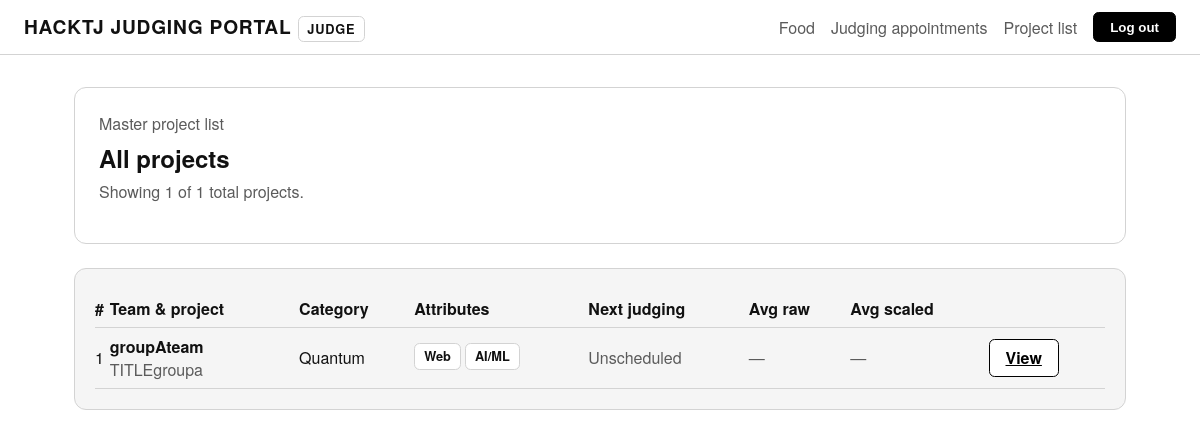
The page /projects/ (signed in) on the database as committed earlier.
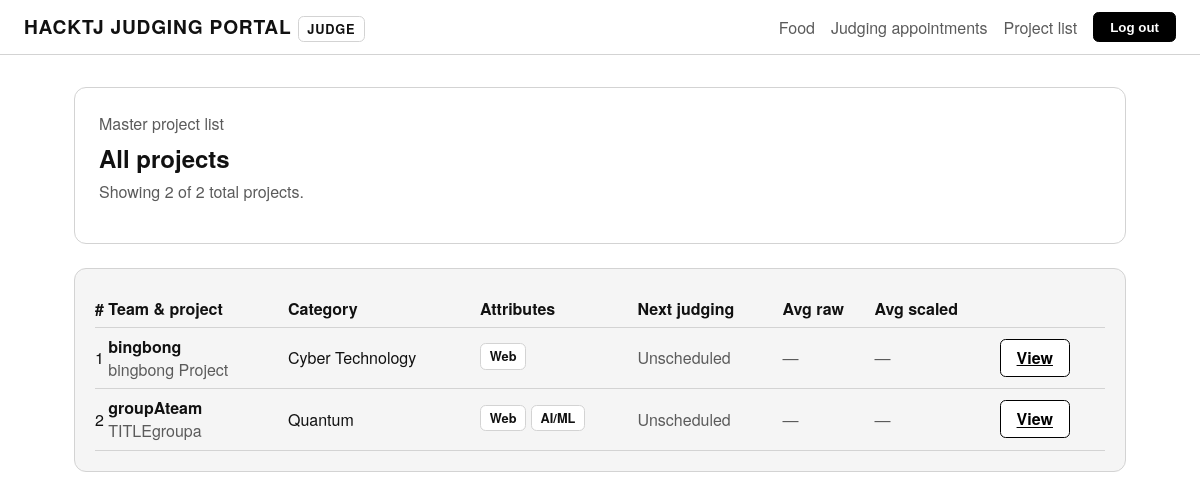
The same page on the database as committed later.
### accounts/models.py (models this page shows, shortened)
class User(AbstractUser):
  class Role(models.TextChoices):
    ADMIN = "admin", "Admin"
    HACKTJ = "hacktj", "HackTJ Team"
    JUDGE = "judge", "Judge"
    TEAM = "team", "Team"
    VOLUNTEER = "volunteer", "Volunteer"
  role = models.CharField(
    max_length=20,
    choices=Role.choices,
    default=Role.TEAM,
  )

### core/models.py (models this page shows, shortened)
class TimeStampedModel(models.Model):
  created_at = models.DateTimeField(auto_now_add=True)
  updated_at = models.DateTimeField(auto_now=True)
  class Meta:
    abstract = True

class Project(TimeStampedModel):
  class Category(models.TextChoices):
    BIOMED = "biomedical", "Biomedical Science"
    SUSTAINABILITY = "sustainability", "Sustainability"
    FINANCE = "finance", "Finance"
    LIFESTYLE = "lifestyle", "Lifestyle"
    CYBER = "cyber", "Cyber Technology"
    QUANTUM = "quantum", "Quantum"
    OTHER = "other", "Other"
  team = models.OneToOneField(
    Team,
    on_delete=models.CASCADE,
    related_name="project",
  )
  preliminary_title = models.CharField(max_length=255, blank=True)
  title = models.CharField(max_length=255)
  inspiration = models.TextField(blank=True)
  description = models.TextField(blank=True, help_text="What does it do?")
  ai_usage = models.TextField(
    blank=True,
    help_text="Detailed generative AI usage explanation.",
  )
  build_summary = models.TextField(blank=True, help_text="How did you build it?")
  challenges = models.TextField(blank=True)
  accomplishments = models.TextField(blank=True)
  repo_url = models.URLField(blank=True)
  notes = models.TextField(blank=True)
  main_category = models.CharField(
    max_length=32,
    choices=Category.choices,
    default=Category.OTHER,
  )
  eligible_categories = models.JSONField(
    default=list,
    blank=True,
    help_text="List of additional categories the project qualifies for.",
  )
  is_beginner = models.BooleanField(default=False)
  is_mobile = models.BooleanField(default=False)
  is_web = models.BooleanField(default=True)
  uses_ai_ml = models.BooleanField(default=False)
  is_roam = models.BooleanField(default=False)
  category_submitted_at = models.DateTimeField(blank=True, null=True)
  full_submitted_at = models.DateTimeField(blank=True, null=True)

class Team(TimeStampedModel):
  account = models.OneToOneField(
    settings.AUTH_USER_MODEL,
    on_delete=models.SET_NULL,
    blank=True,
    null=True,
    related_name="team_profile",
    help_text="Each team should map to exactly one login account.",
  )
  team_name = models.CharField(max_length=255, unique=True)
  contact_email = models.EmailField(blank=True)
  members = models.JSONField(default=list, blank=True)
  barcode_prefix = models.CharField(
    max_length=32,
    blank=True,
    help_text="Portion of the badge barcode used for quick lookups.",
  )
  team_name_locked = models.BooleanField(
    default=True,
    help_text="Team names are visible to judges and should rarely change.",
  )

### accounts/views.py (the view, shortened to what this page needs)
# urls.py: path("projects/", views.project_list, name="project_list"),
@login_required
def project_list(request):
  user: User = request.user
  role = _effective_role(user)
  allowed_roles = {User.Role.ADMIN, User.Role.JUDGE, User.Role.HACKTJ}
  if role not in allowed_roles:
    raise PermissionDenied("You do not have access to the master project list.")
  show_scores = role in (User.Role.ADMIN, User.Role.JUDGE)
  available_lists = ProjectList.objects.filter(
    audience__in=_audience_filters(role),
  ).order_by("title")
  list_slug = request.GET.get("list", "").strip()
  selected_list = None
  if list_slug:
    selected_list = available_lists.filter(slug=list_slug).first()
    if not selected_list:
      raise Http404("Project list not found.")
  else:
    default_candidates = available_lists.filter(is_default=True)
    if default_candidates.exists():
      selected_list = default_candidates.filter(audience=role).first() or default_candidates.first()
    if not selected_list:
      selected_list = available_lists.first()
  entries_map = {}
  if selected_list:
    entry_qs = ProjectListEntry.objects.filter(project_list=selected_list)
    entries_map = {entry.project_id: entry for entry in entry_qs}
  filter_config = (selected_list.filter_config if selected_list else {}) or {}
  sort_field = selected_list.sort_field if selected_list else ProjectList.SortField.ALPHABETICAL
  sort_desc = selected_list.sort_descending if selected_list else False
  limit = selected_list.limit if selected_list else None
  if not show_scores and sort_field in (ProjectList.SortField.SCORE_RAW, ProjectList.SortField.SCORE_SCALED):
    sort_field = ProjectList.SortField.ALPHABETICAL
  projects = list(
    Project.objects.select_related("team").prefetch_related(
      "score_records",
      "appointments",
    )
  )
  total_projects = len(projects)
  rows = []
  whitelist_only = filter_config.get("whitelist_only")
  for project in projects:
    entry = entries_map.get(project.id)
    include = True
    if entry and entry.is_blacklisted:
      include = False
    elif selected_list:
      include = _project_matches_filter(project, filter_config)
      if whitelist_only:
        include = bool(entry and entry.is_whitelisted)
      elif entry and entry.is_whitelisted:
        include = True
    if not include:
      continue
    team = project.team
    members = _members_list(team)
    appointments = sorted(project.appointments.all(), key=lambda appt: appt.start_time)
    next_appointment = appointments[0] if appointments else None
    score_records = list(project.score_records.all())
    score_summary = _score_summary_from_records(score_records) if score_records else None
    attributes = []
    if project.is_beginner:
      attributes.append("Beginner")
    if project.is_mobile:
      attributes.append("Mobile")
    if project.is_web:
      attributes.append("Web")
    if project.uses_ai_ml:
      attributes.append("AI/ML")
    if project.is_roam:
      attributes.append("Roam")
    rows.append(
      {
        "project": project,
        "team": team,
        "members": members,
        "entry": entry,
        "next_appointment": next_appointment,
        "appointments_count": len(appointments),
        "attributes": attributes,
        "score_summary": score_summary,
      }
    )
  def sort_key(item):
    if sort_field == ProjectList.SortField.ALPHABETICAL:
      return item["project"].title.lower()
  manual_rows = [row for row in rows if row["entry"] and row["entry"].manual_rank is not None]
  auto_rows = [row for row in rows if row not in manual_rows]
  manual_rows.sort(key=lambda row: row["entry"].manual_rank)
  auto_rows.sort(key=sort_key, reverse=sort_desc)
  ordered_rows = manual_rows + auto_rows
  if limit:
    ordered_rows = ordered_rows[:limit]
  for idx, row in enumerate(ordered_rows, start=1):
    row["rank"] = idx
  active_filters = _describe_filters(filter_config)
  context = {
    "project_rows": ordered_rows,
    "selected_list": selected_list,
    "available_lists": available_lists,
    "list_slug": list_slug or (selected_list.slug if selected_list else ""),
    "show_scores": show_scores,
    "total_projects": total_projects,
    "display_count": len(ordered_rows),
    "limit": limit,
    "active_filters": active_filters,
    "role_display": dict(User.Role.choices).get(role, role.title()),
  }
  return render(request, "projects/list.html", context)

### accounts/views.py (called while the page is built, shortened)
def _audience_filters(role):
  return ["all", role]

def _effective_role(user: User):
  if (user.is_superuser or user.is_staff) and user.role != User.Role.ADMIN:
    return User.Role.ADMIN
  return user.role

def _members_list(team: Team | None) -> list[str]:
  if not team or team.members is None:
    return []
  if isinstance(team.members, list):
    return [m for m in team.members if m]

def _describe_filters(filter_config: dict | None) -> list[str]:
  if not filter_config:
    return []

### templates/projects/list.html (shortened to what this page needs)
{% extends "base.html" %}
{% block content %}
  <section class="hero">
    <div style="display:flex; flex-direction:column; gap:0.35rem;">
      <p class="muted" style="margin:0;">Master project list</p>
      {% if selected_list %}
        <h1 style="margin:0;">{{ selected_list.title }}</h1>
      {% else %}
        <h1 style="margin:0;">All projects</h1>
      {% endif %}
      <p class="muted" style="margin:0;">
        Showing {{ display_count }} of {{ total_projects }} total projects{% if limit %} (limited to top {{ limit }}){% endif %}.
      </p>
    </div>
  </section>
  <section class="card">
    <div class="table-responsive" style="overflow-x:auto;">
      {% if project_rows %}
        <table>
          <thead>
            <tr>
              <th>#</th>
              <th>Team &amp; project</th>
              <th>Category</th>
              <th>Attributes</th>
              <th>Next judging</th>
              {% if show_scores %}
                <th>Avg raw</th>
                <th>Avg scaled</th>
              {% endif %}
              <th></th>
            </tr>
          </thead>
          <tbody>
            {% for row in project_rows %}
              <tr>
                <td>{{ row.rank }}</td>
                <td>
                  <strong>{{ row.team.team_name }}</strong>
                  <div class="muted">{{ row.project.title }}</div>
                </td>
                <td>{{ row.project.get_main_category_display }}</td>
                <td>
                  {% if row.attributes %}
                    {% for attr in row.attributes %}
                      <span class="pill" style="margin-bottom:0.2rem; display:inline-flex;">{{ attr }}</span>
                    {% endfor %}
                  {% else %}
                    <span class="muted">—</span>
                  {% endif %}
                </td>
                <td>
                  {% if row.next_appointment %}
                    {{ row.next_appointment.start_time|date:"M d, H:i" }}
                    <span class="muted"> @ {{ row.next_appointment.room }}</span>
                  {% else %}
                    <span class="muted">Unscheduled</span>
                  {% endif %}
                </td>
                {% if show_scores %}
                  <td>
                    {% if row.score_summary and row.score_summary.avg_raw %}
                      {{ row.score_summary.avg_raw|floatformat:2 }}
                    {% else %}
                      <span class="muted">—</span>
                    {% endif %}
                  </td>
                  <td>
                    {% if row.score_summary and row.score_summary.avg_scaled %}
                      {{ row.score_summary.avg_scaled|floatformat:2 }}
                    {% else %}
                      <span class="muted">—</span>
                    {% endif %}
                  </td>
                {% endif %}
                <td>
                  <a class="btn" href="{% url 'project_detail' row.project.id %}">View</a>
                </td>
              </tr>
            {% endfor %}
          </tbody>
        </table>
      {% else %}
        <p class="muted">No projects match this configuration.</p>
      {% endif %}
    </div>
  </section>
{% endblock %}

### templates/base.html (shortened to what this page needs)
<!doctype html>
<html lang="en">
  <head>
  </head>
  <body>
    <header>
      <div class="brand">
        <a href="{% url 'dashboard' %}" style="text-decoration:none; color:inherit;">
          HackTJ Judging Portal
        </a>
        {% if user.is_authenticated %}
          <span class="pill">
            {% if role_display %}
              {{ role_display }}
            {% elif user.is_superuser and user.role != "admin" %}
              Admin
            {% else %}
              {{ user.get_role_display }}
            {% endif %}
          </span>
        {% endif %}
      </div>
      <nav>
        {% if user.is_authenticated %}
          <a href="{% url 'food_checkin' %}">Food</a>
          <a href="/appointments/">Judging appointments</a>
          {% if user.is_superuser or user.role == "admin" or user.role == "judge" or user.role == "hacktj" %}
            <a href="{% url 'project_list' %}">Project list</a>
          {% endif %}
        {% else %}
          <a href="{% url 'login' %}" class="active">Login</a>
        {% endif %}
      </nav>
      <div class="actions">
        {% if user.is_authenticated %}
          <form method="post" action="{% url 'logout' %}">
            <button type="submit">Log out</button>
          </form>
        {% else %}
          <a class="btn" href="{% url 'login' %}">Log in</a>
        {% endif %}
      </div>
    </header>
    <main class="container">
      {% block content %}{% endblock %}
    </main>
  </body>
</html>

### templates/base.html (style rules this page uses)
:root { font-family: "Helvetica Neue", Arial, sans-serif; --border: #d3d3d3; --muted: #5b5b5b; --soft: #f5f5f5; --strong: #111; }
* { box-sizing: border-box; }
body { margin: 0; background: #fff; color: #111; }
header { border-bottom: 1px solid var(--border); padding: 0.75rem 1.5rem; display: flex; align-items: center; justify-content: space-between; flex-wrap: wrap; gap: 1rem; }
.brand { font-weight: 700; font-size: 1.2rem; letter-spacing: 0.04em; text-transform: uppercase; }
nav { display: flex; gap: 1rem; align-items: center; justify-content: flex-end; flex: 1; }
nav a { text-decoration: none; color: var(--muted); font-weight: 500; }
.actions { display: flex; align-items: center; gap: 0.75rem; }
.btn, button { border: 1px solid #000; background: #fff; color: #000; padding: 0.4rem 1rem; border-radius: 0.35rem; cursor: pointer; font-weight: 600; }
form button { background: #000; color: #fff; }
.container { max-width: 1100px; margin: 0 auto; padding: 2rem 1.5rem 4rem; display: flex; flex-direction: column; gap: 1.5rem; }
.card { background: var(--soft); border: 1px solid var(--border); border-radius: 0.75rem; padding: 1.25rem; }
table { width: 100%; border-collapse: collapse; }
th, td { text-align: left; padding: 0.45rem 0; border-bottom: 1px solid var(--border); }
.pill { display: inline-flex; align-items: center; padding: 0.2rem 0.55rem; border-radius: 0.35rem; border: 1px solid var(--border); font-size: 0.8rem; font-weight: 600; background: #fff; }
.muted { color: var(--muted); }
.hero { padding: 1.5rem; border-radius: 0.75rem; border: 1px solid var(--border); background: #fff; }

Rows that differ between the two databases and show on the page:
added Project: rank "1", team.team_name "bingbong", project "bingbong Project", project.main_category "Cyber Technology", attributes "Web"
computed for Project "TITLEgroupa": rank "1" → "2"
Other text that changed with them:
{{ display_count }}: "1" → "2"
{{ total_projects }}: "1" → "2"
